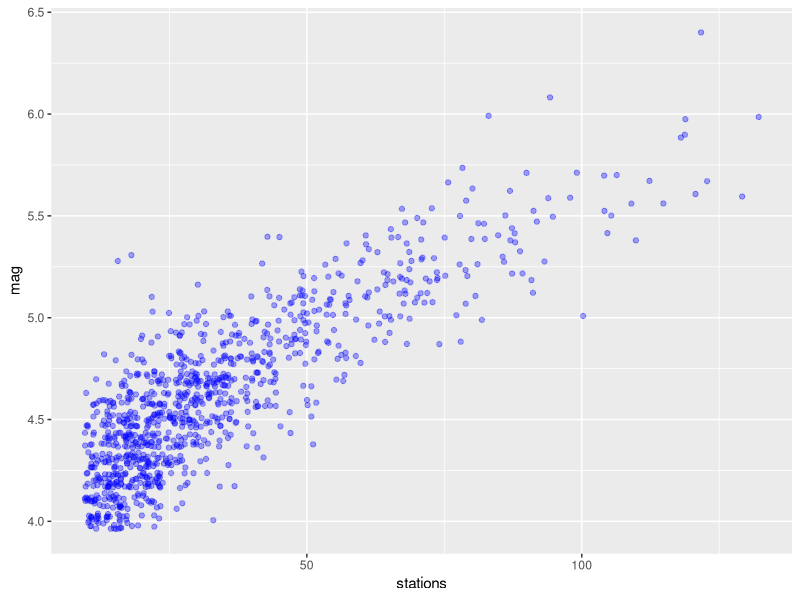
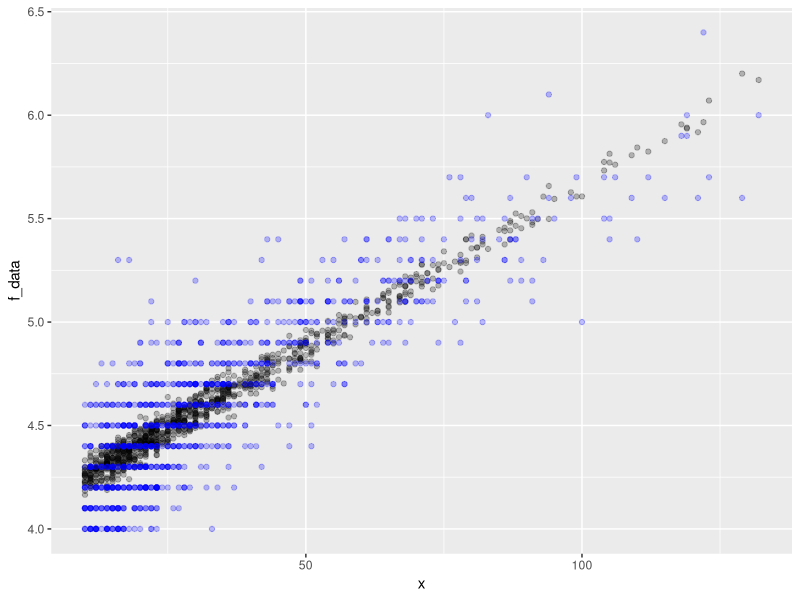

Here is the R script that generated these plots, in order:
## ---- chunk 1
knitr::opts_chunk$set(echo = TRUE)
data(quakes)
library(tidyverse)
## ---- chunk 2

#Using ggplot
ggplot(quakes, aes(x = stations, y = mag)) +
  geom_jitter(alpha = .35, colour = "blue")
## ---- chunk 3
m1 <- lm(mag~stations, data = quakes)
summary(m1)
## ---- chunk 4
#Using model in (3.4)
attach(quakes)
b1 <- sum((stations - mean(stations))*(mag - mean(mag)))/sum((stations - mean(stations))^2)
b1
## ---- chunk 5
#Predicted conf_int
cf_b1 <- c(summary(m1)$coefficients[2, 1] - 2*summary(m1)$coefficients[2, 2], 
           summary(m1)$coefficients[2, 1] + 2*summary(m1)$coefficients[2, 2])
cf_b1

#Confidence interval
confint(m1)
## ---- chunk 6

#We are trying to find x for y = 7
st_mag7 <- (7 - summary(m1)$coefficients[1, 1])/summary(m1)$coefficients[2, 1]
st_mag7
## ---- chunk 7
x <- as.numeric(quakes$stations)
## ---- chunk 8
f_hat <- function(x) {
  summary(m1)$coefficients[1, 1] + x*summary(m1)$coefficients[2, 1]
}

f_mean <- f_hat(x)
## ---- chunk 9
sigma <- sum((m1$res)^2)/(length(x) - 2)

f_data <- f_mean + rnorm(length(x), mean = 0, sd = sigma)
## ---- chunk 10
df_sim <- data.frame(x, f_data, quakes$mag)

ggplot(df_sim, aes(x, f_data)) +
  geom_point(alpha = .25) +
  geom_point(aes(x, quakes$mag), col = "blue", alpha = .25)
